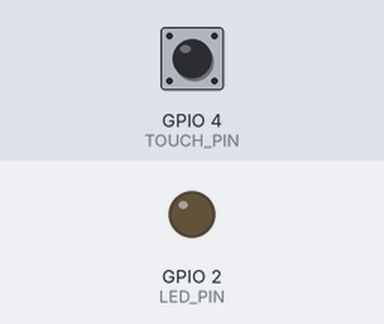
The sketch below on a simulated ESP32. On the bench: output pins drawn as LEDs (lit = HIGH). The inputs (shaded band) are chosen by the test bench; at power-on: GPIO 4 (TOUCH_PIN) HIGH. What the sketch prints to the serial monitor is not drawn.

Above: at 1.3 s.
Timing chart, 0 to 2.8 s (numbered marks = the images above):
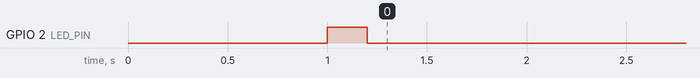

The sketch:

touch1.ino
```cpp
// 定义触摸引脚 (T0对应GPIO4)
#define TOUCH_PIN 4
// 定义LED引脚 (ESP32 DevKit板载LED通常是GPIO2)
#define LED_PIN   2
// 中断阈值（ESP32中断阈值范围0~255，数值越小越灵敏）
#define THRESHOLD 500

// LED状态变量
bool ledState = false;

// 触摸中断服务函数 (ISR)
void touchTriggered() {
  // 翻转LED状态
  ledState = !ledState;
  digitalWrite(LED_PIN, ledState);
}

void setup() {
  Serial.begin(115200);
  delay(1000);

  pinMode(LED_PIN, OUTPUT);

  // 上电自检：LED闪烁一下
  digitalWrite(LED_PIN, HIGH);
  delay(200);
  digitalWrite(LED_PIN, LOW);

  // 绑定触摸中断：引脚 -> 回调函数 -> 阈值
  touchAttachInterrupt(TOUCH_PIN, touchTriggered, THRESHOLD);
}

void loop() {
  int val = touchRead(TOUCH_PIN);
  Serial.println(val);
  delay(100);
}
```
